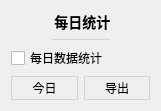
           <widget class="QWidget" name="dailySettingsCard" native="true">
            <property name="geometry">
             <rect>
              <x>10</x>
              <y>700</y>
              <width>161</width>
              <height>111</height>
             </rect>
            </property>
            <property name="styleSheet">
             <string notr="true">#dailySettingsCard
{
	background: #f7f7ff;
	border: none;
	border-radius: 5px;
}</string>
            </property>
            <layout class="QVBoxLayout" name="verticalLayout_42">
             <item>
              <widget class="QLabel" name="label_29">
               <property name="sizePolicy">
                <sizepolicy hsizetype="Preferred" vsizetype="Fixed">
                 <horstretch>0</horstretch>
                 <verstretch>0</verstretch>
                </sizepolicy>
               </property>
               <property name="styleSheet">
                <string notr="true">font-size: 14px;
font-weight: 500;</string>
               </property>
               <property name="text">
                <string> 每日统计</string>
               </property>
               <property name="alignment">
                <set>Qt::AlignCenter</set>
               </property>
              </widget>
             </item>
             <item>
              <widget class="QWidget" name="widget_24" native="true">
               <property name="minimumSize">
                <size>
                 <width>0</width>
                 <height>1</height>
                </size>
               </property>
               <property name="maximumSize">
                <size>
                 <width>16777215</width>
                 <height>1</height>
                </size>
               </property>
               <property name="styleSheet">
                <string notr="true">background: lightgray;
margin: 40px;</string>
               </property>
              </widget>
             </item>
             <item>
              <widget class="QCheckBox" name="calculateDailyDataCheck">
               <property name="cursor">
                <cursorShape>PointingHandCursor</cursorShape>
               </property>
               <property name="toolTip">
                <string>保存每天的直播信息（进来多少人、弹幕总数、送礼总数等）</string>
               </property>
               <property name="text">
                <string>每日数据统计</string>
               </property>
              </widget>
             </item>
             <item>
              <layout class="QHBoxLayout" name="horizontalLayout_3">
               <item>
                <widget class="QPushButton" name="pushButton">
                 <property name="cursor">
                  <cursorShape>PointingHandCursor</cursorShape>
                 </property>
                 <property name="styleSheet">
                  <string notr="true">QPushButton
{
	background: transparent;
	border: 1px solid lightgray;
	padding: 2px 8px 2px 8px;
}

QPushButton:hover
{
	background: #eeeeee;
}

QPushButton:pressed
{
	background: #cccccc;
}

</string>
                 </property>
                 <property name="text">
                  <string>今日</string>
                 </property>
                 <property name="autoDefault">
                  <bool>true</bool>
                 </property>
                 <property name="default">
                  <bool>false</bool>
                 </property>
                 <property name="flat">
                  <bool>false</bool>
                 </property>
                </widget>
               </item>
               <item>
                <widget class="QPushButton" name="exportDailyButton">
                 <property name="cursor">
                  <cursorShape>PointingHandCursor</cursorShape>
                 </property>
                 <property name="toolTip">
                  <string>&lt;html&gt;&lt;head/&gt;&lt;body&gt;&lt;p&gt;导出当前房间的所有记录&lt;/p&gt;&lt;/body&gt;&lt;/html&gt;</string>
                 </property>
                 <property name="styleSheet">
                  <string notr="true">QPushButton
{
	background: transparent;
	border: 1px solid lightgray;
	padding: 2px 8px 2px 8px;
}

QPushButton:hover
{
	background: #eeeeee;
}

QPushButton:pressed
{
	background: #cccccc;
}

</string>
                 </property>
                 <property name="text">
                  <string>导出</string>
                 </property>
                 <property name="flat">
                  <bool>false</bool>
                 </property>
                </widget>
               </item>
              </layout>
             </item>
            </layout>
           </widget>
